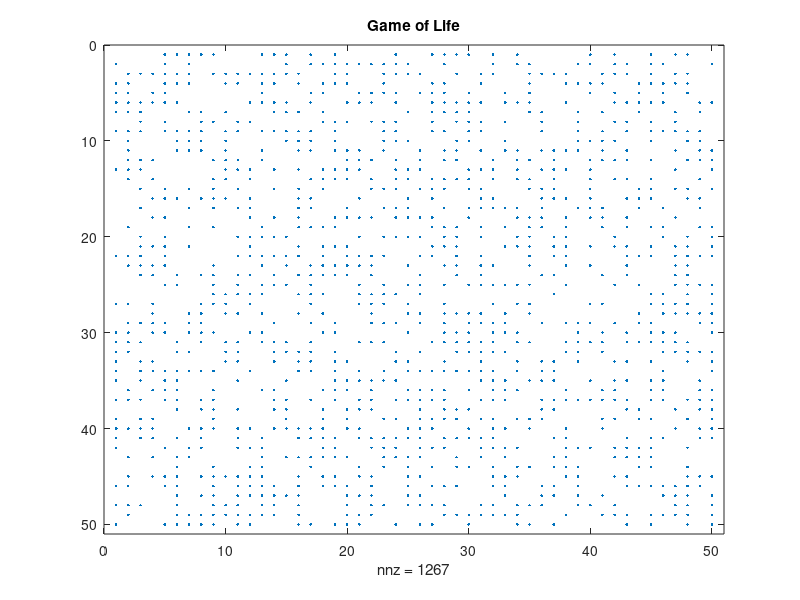

The MATLAB script that drew this image: (Note: this script raises an error after producing the figure.)
% Generate a random initial population
density_init = 0.5;
X = rand(50,50) < density_init;

% Loop over 100 generations.
for t = 1:100
    spy(X)
    title('Game of Life')
    subtitle(['Time generation ',num2str(t)])
    drawnow
    % Whether cells stay alive, die, or generate new cells depends
    % upon how many of their eight possible neighbors are alive.
    % Index vectors increase or decrease the centered index by one.

    n = size(X,1);
    p = [1 1:n-1];
    q = [2:n n];

    % Count how many of the eight neighbors are alive.
    Y = X(:,p) + X(:,q) + X(p,:) + X(q,:) + X(p,p) ...
    + X(q,q) + X(p,q) + X(q,p);

    % A live cell with two live neighbors, or any cell with
    % three live neigbhors, is alive at the next step.
    X = (X & (Y == 2)) | (Y == 3);
    
end

clear
